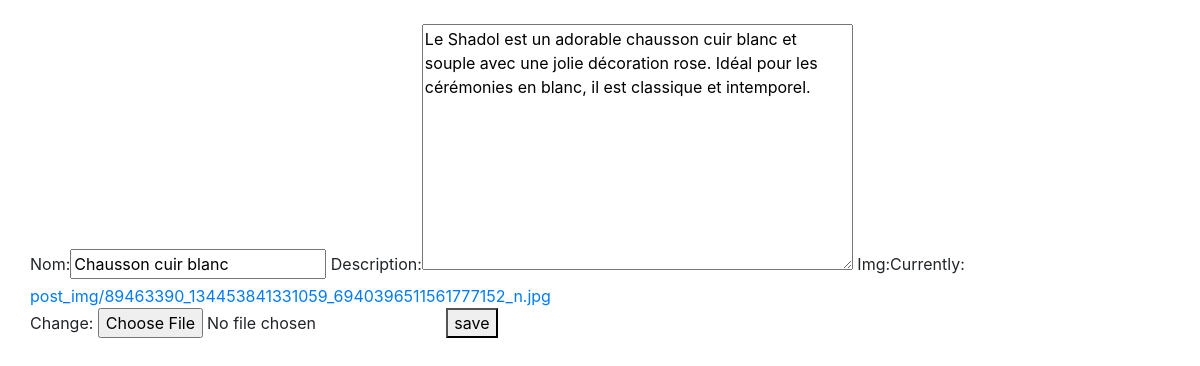
/2/edit, run on the app's committed database.
### Chaussure/models.py (models this page shows, shortened)
class Chaussure(models.Model):
    nom = models.CharField(max_length=50)
    description = models.TextField(default=' ')
    img = models.ImageField(upload_to='post_img/', default="post_img/default.png")
    created_at = models.DateTimeField(default=timezone.now)
    active = models.BooleanField(default =True)

### Chaussure/views.py (the view)
# urls.py: url(r'^(?P<id>\d+)/edit$', views.edit_shoe, name='edit_shoe'),
def edit_shoe(request, id):
    shoe = get_object_or_404(Chaussure,id=id)
    if(request.method == 'POST'):
        form = ShoeForm(request.POST,request.FILES, instance=shoe)
        form.save()
        return redirect('/')
    else:
        form = ShoeForm(instance=shoe)
    context = {
        'form' : form ,
    }
    return render(request , 'edit.html', context)

### Chaussure/forms.py
class ShoeForm(forms.ModelForm):
    class Meta:
        model = Chaussure
        fields = ['nom','description','img']

### Chaussure/templates/edit.html (shortened to what this page needs)
{% extends "base.html" %}
{% block body %}
<form method="post" enctype="multipart/form-data">
    {{form}}
    <button type="submit" >save</button>
</form>
{% endblock body %}

### data on the page
Chaussure: nom "Chausson cuir blanc", description "Le Shadol est un adorable chausson cuir blanc et souple avec une jolie décoration rose. Idéal pour les cérémonies en blanc, il est classique et intemporel."
